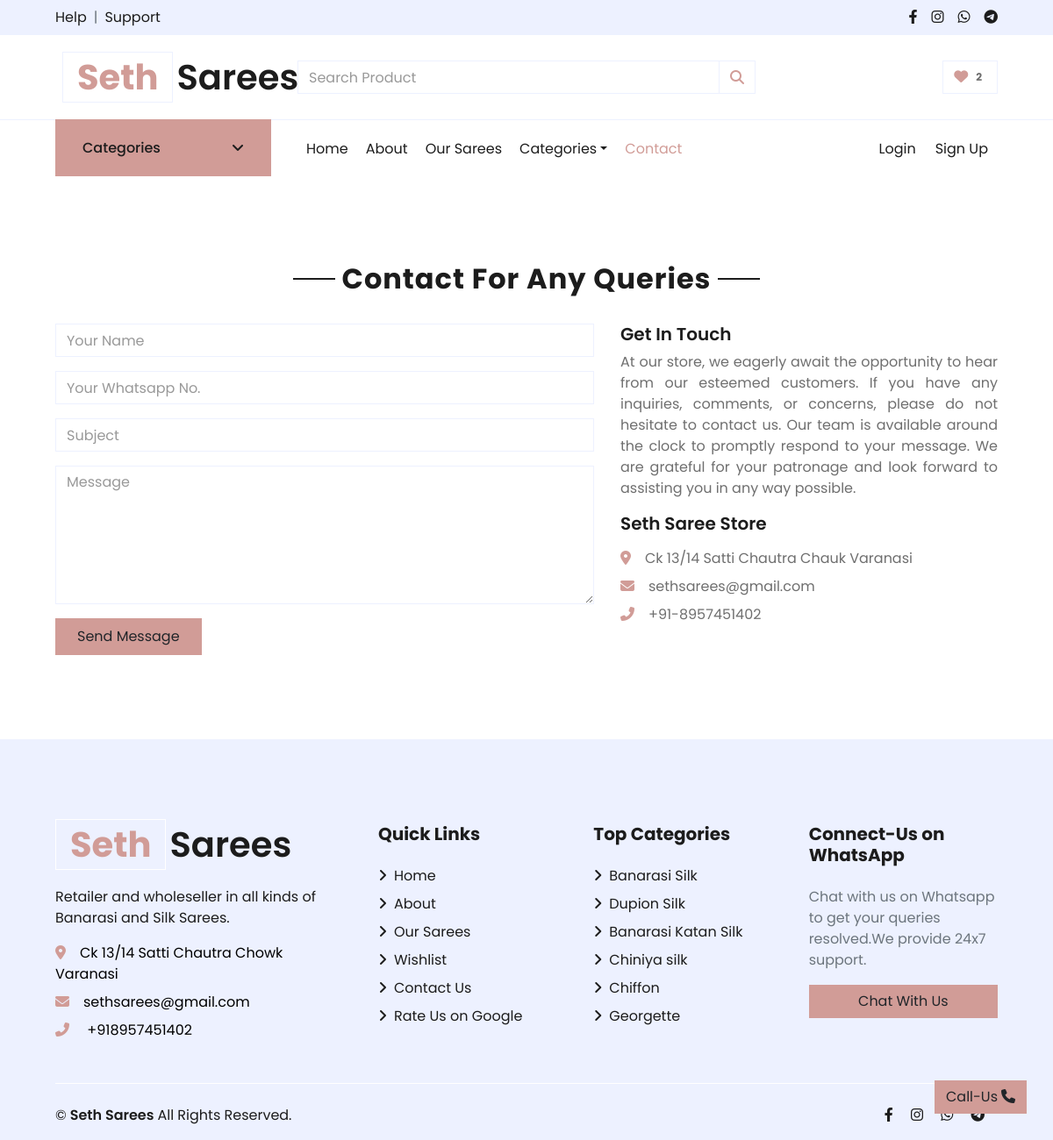
The app's page /contact with its own data.
### store/models/category.py (models this page shows, shortened)
class Category(models.Model):
    name = models.CharField(max_length=50)
    image = models.ImageField(default='',upload_to='uploads/category_img/')
    description = models.TextField( default='' , null=True , blank=True)
    def __str__(self):
        return self.name

### store/views/contact.py (the view, shortened to what this page needs)
# urls.py: path('contact',Contact_Page.as_view()),
class Contact_Page(View):
    def get(self, request):
        data = initial_data
        customer_id = request.session.get('customer')
        if customer_id:
            customer = Customer.objects.get(id=customer_id)
            data['wishlist_len'] = len(Wishlist.objects.filter(customer=customer_id))
        error_msg=None
        error_msg = request.GET.get('error_msg')
        data['error_msg'] = error_msg
        return render(request, 'contact.html', data)

### store/templates/contact.html (shortened to what this page needs)
{% extends 'base.html' %}
{% load static %}
{% block content %}
<div class="container-fluid pt-5">
    <div class="text-center mb-4" data-aos="fade-down">
        <h2 class="section-title px-5"><span class="px-2">Contact For Any Queries</span></h2>
    </div>
    <div class="row px-xl-5">
        <div class="col-lg-7 mb-5" data-aos="fade-up">
            <div class="contact-form">
                <form action="/contact" method="post" >
                    <div class="control-group">
                        <input type="text" class="form-control" name="name" placeholder="Your Name"
                            required="required" data-validation-required-message="Please enter your name" />
                    </div>
                    <div class="control-group">
                        <input type="text" class="form-control" name="whatsapp_number" placeholder="Your Whatsapp No."
                            required="required" data-validation-required-message="Please enter your Whatsapp No." />
                    </div>
                    <div class="control-group">
                        <input type="text" class="form-control" name="subject" placeholder="Subject"
                            required="required" data-validation-required-message="Please enter a subject" />
                    </div>
                    <div class="control-group">
                        <textarea class="form-control" rows="6" name="message" placeholder="Message"
                            required="required"
                            data-validation-required-message="Please enter your message"></textarea>
                    </div>
                    <div class="align-items-center">
                        <button class="btn btn-primary py-2 px-4 "  >Send Message</button>
                    </div>
                </form>
            </div>
        </div>
        <div class="col-lg-5 mb-5" data-aos="fade-up">
            <h5 class="font-weight-semi-bold mb-2">Get In Touch</h5>
            <p class="text-justify">At our store, we eagerly await the opportunity to hear from our esteemed customers. If you have any inquiries, comments, or concerns, please do not hesitate to contact us. Our team is available around the clock to promptly respond to your message. We are grateful for your patronage and look forward to assisting you in any way possible.</p>
            <div class="d-flex flex-column mb-3">
                <h5 class="font-weight-semi-bold mb-3">Seth Saree Store</h5>
                <p class="mb-2"><i class="fa fa-map-marker-alt text-primary mr-3"></i>Ck 13/14 Satti Chautra Chauk Varanasi</p>
                <p class="mb-2"><i class="fa fa-envelope text-primary mr-3"></i>sethsarees@gmail.com</p>
                <p class="mb-2"><i class="fa fa-phone-alt text-primary mr-3"></i>+91-8957451402</p>
            </div>
        </div>
    </div>
</div>
{% endblock content %}

### store/templates/base.html (shortened to what this page needs)
<!DOCTYPE html>
<html lang="en">
    {% load static %}
<head>
    <link rel="stylesheet" href="https://cdnjs.cloudflare.com/ajax/libs/font-awesome/6.2.1/css/all.min.css" />
    <link href="{% static './store/lib/owlcarousel/assets/owl.carousel.min.css' %}" rel="stylesheet">
    <link rel="stylesheet" href="https://unpkg.com/aos@next/dist/aos.css" />
    <link href="{% static './store/css/style.css' %}" rel="stylesheet">
</head>
<body>
    <div class="container-fluid">
        <div class="row bg-secondary py-2 px-xl-5">
            <div class="col-lg-6 d-none d-lg-block">
                <div class="d-inline-flex align-items-center">
                    <a class="text-dark" href="https://wa.me/{{phone_no}}?text=Hello,+I+needed+some+help+related+to+your+store">Help</a>
                    <span class="text-muted px-2">|</span>
                    <a class="text-dark" href="https://wa.me/{{phone_no}}?text=Hello,+I+needed+some+support+related+to+your+store">Support</a>
                </div>
            </div>
            <div class="col-lg-6 text-center text-lg-right">
                <div class="d-inline-flex align-items-center">
                    <a class="text-dark px-2" href="https://www.facebook.com/profile.php?id=100089091092224">
                        <i class="fab fa-facebook-f"></i>
                    </a>
                    <a class="text-dark px-2" href="https://www.instagram.com/seth_sarees/">
                        <i class="fab fa-instagram"></i>
                    </a>
                    <a class="text-dark px-2" href="https://wa.me/{{phone_no}}?text=Hello,+I+am+interested+in+knowing+more+about+your+Store">
                        <i class="fab fa-whatsapp"></i>
                    </a>
                    <a class="text-dark pl-2" href="">
                        <i class="fab fa-telegram"></i>
                    </a>
                </div>
            </div>
        </div>
        <div class="row align-items-center py-3 px-xl-5">
            <div class="col-lg-3 d-none d-lg-block">
                <a href='/' class="text-decoration-none">
                    <h1 class="m-2 display-5 font-weight-semi-bold"><span class="text-primary font-weight-bold border px-3 mr-1">Seth</span>Sarees</h1>
                </a>
            </div>
            <div class="col-lg-6 col-6 text-left">
                <form method="GET" action="/search" >
                    <div class="input-group">
                        <input type="text" class="form-control" placeholder="Search Product" name="search" id="search">
                        <div class="input-group-append">
                            <span class=" btn btn-primary input-group-text  bg-transparent text-primary">
                                <i class="fa fa-search"></i>
                            </span>
                        </div>
                    </div>
                </form>
            </div>
            <div class="col-lg-3 col-6 text-right">
                <a href="/wishlist?next={{ request.path }}" class="btn border">
                    <i class="fas fa-heart text-primary"></i>
                    <span class="badge">{{wishlist_len}}</span>
                </a>
            </div>
        </div>
    </div>
    <div class="container-fluid mb-5">
        <div class="row border-top px-xl-5">
            <div class="col-lg-3 d-none d-lg-block">
                <a class="btn shadow-none d-flex align-items-center justify-content-between bg-primary text-white w-100" data-toggle="collapse" href="#navbar-vertical" style="height: 65px; margin-top: -1px; padding: 0 30px;">
                    <h6 class="m-0">Categories</h6>
                    <i class="fa fa-angle-down text-dark"></i>
                </a>
            </div>
            <div class="col-lg-9">
                <nav class="navbar navbar-expand-lg bg-light navbar-light py-3 py-lg-0 px-0">
                    <div class="collapse navbar-collapse justify-content-between" id="navbarCollapse">
                        <div class="navbar-nav mr-auto py-0">
                            <a href="/" class="nav-item nav-link {% if request.path == '/' %}active{% endif %}">Home</a>
                            <a href="/about" class="nav-item nav-link {% if request.path == '/about' %}active{% endif %}">About</a>
                            <a href="/category" class="nav-item nav-link {% if request.path == '/category' %}active{% endif %}">Our Sarees</a>
                            <div class="nav-item dropdown">
                                <a href="#" class="nav-link dropdown-toggle" data-toggle="dropdown">Categories</a>
                            </div>
                            <a href="/contact" class="nav-item nav-link {% if request.path == '/contact' %}active{% endif %}">Contact</a>
                        </div>
                        <div class="navbar-nav ml-auto py-0">
                            {%if not request.session.customer%}
                            <span class="nav-item nav-link m-0 p-0">
                            <button type="button" class="btn text-dark btn-transparent nav-item nav-link" data-toggle="modal" data-target="#loginModal">Login
                            </button></span>
                            <span class="nav-item nav-link m-0 p-0">
                            <button type="button" class="btn text-dark btn-transparent nav-item nav-link" data-toggle="modal" data-target="#loginModalsignup">Sign Up
                            </button>       </span>
                            {%else%}
                            <a href="/logout?next={{ request.get_full_path|urlencode }}" class="nav-item nav-link">Logout</a>
                            {%endif%}
                        </div>
                    </div>
                </nav>
            </div>
        </div>
    </div>
        {%block content%}
        {%endblock%}
    <div class="container-fluid bg-secondary text-dark mt-5 pt-5">
        <div class="row px-xl-5 pt-5">
            <div class="col-lg-4 col-md-12 mb-5 pr-3 pr-xl-5">
                <a href="/" class="text-decoration-none">
                    <h1 class="mb-4 display-5 font-weight-semi-bold"><span class="text-primary font-weight-bold border border-white px-3 mr-1">Seth</span>Sarees</h1>
                </a>
                <p>Retailer and wholeseller in all kinds of Banarasi and Silk Sarees.</p>
                <p class="mb-2"><i class="fa fa-map-marker-alt text-primary mr-3"></i><a href="https://www.google.com/search?q=seth%20sarees&oq=seth&aqs=chrome.0.69i59j69i57j69i59j69i60j69i61l2j69i60.1882j0j4&sourceid=chrome&ie=UTF-8&tbs=lf:1,lf_ui:10&tbm=lcl&sxsrf=ALiCzsaSynD1unvd0ebaW9NJ0Fx-3SjwXA:1671827345404&rflfq=1&num=10&rldimm=527673046138865702&lqi=CgtzZXRoIHNhcmVlc0iz8qLwsq6AgAhaHRAAEAEYABgBIgtzZXRoIHNhcmVlcyoGCAIQABABkgEXZGVzaWduZXJfY2xvdGhpbmdfc3RvcmU&phdesc=J3chXqvknqQ&ved=2ahUKEwjjtbGYypD8AhVH03MBHdmAB1gQvS56BAgYEAE&sa=X&rlst=f#rlfi=hd:;si:527673046138865702,l,CgtzZXRoIHNhcmVlc0iz8qLwsq6AgAhaHRAAEAEYABgBIgtzZXRoIHNhcmVlcyoGCAIQABABkgEXZGVzaWduZXJfY2xvdGhpbmdfc3RvcmU,y,J3chXqvknqQ;mv:[[25.6578831,83.0200176],[25.2926608,82.8717667]];tbs:lrf:!1m4!1u3!2m2!3m1!1e1!2m1!1e3!3sIAE,lf:1,lf_ui:10" style="color:black;">{{address}}</a></p>
                <p class="mb-2"><i class="fa fa-envelope text-primary mr-3"></i><a href="mailto:someone@example.com" style="color:black;">{{email}}</a></p>
                <p class="mb-0"><i class="fa fa-phone-alt text-primary mr-3"></i><a href="tel:+{{phone_no}}" style="color:black;"> +{{phone_no}}</a></p>
            </div>
            <div class="col-lg-8 col-md-12">
                <div class="row">
                    <div class="col-md-4 mb-5">
                        <h5 class="font-weight-bold text-dark mb-4">Quick Links</h5>
                        <div class="d-flex flex-column justify-content-start">
                            <a class="text-dark mb-2" href="/"><i class="fa fa-angle-right mr-2"></i>Home</a>
                            <a class="text-dark mb-2" href="/about"><i class="fa fa-angle-right mr-2"></i>About</a>
                            <a class="text-dark mb-2" href="/category"><i class="fa fa-angle-right mr-2"></i>Our Sarees</a>
                            <a class="text-dark mb-2" href="checkout.html"><i class="fa fa-angle-right mr-2"></i>Wishlist</a>
                            <a class="text-dark mb-2" href="/contact"><i class="fa fa-angle-right mr-2"></i>Contact Us</a>
                            <a class="text-dark mb-2" href="https://www.google.com/search?q=seth%20sarees&oq=seth+sarees&aqs=chrome..69i57j69i59j69i61l3.2280j0j4&sourceid=chrome&ie=UTF-8&tbs=lrf:!1m4!1u3!2m2!3m1!1e1!2m1!1e3!3sIAE,lf:1,lf_ui:10&tbm=lcl&sxsrf=ALiCzsb6kLBLebcYjMVq3ZZjTXegQRwJRQ:1671576707763&rflfq=1&num=10&rldimm=527673046138865702&lqi=CgtzZXRoIHNhcmVlc0iz8qLwsq6AgAhaHRAAEAEYABgBIgtzZXRoIHNhcmVlcyoGCAIQABABkgEXZGVzaWduZXJfY2xvdGhpbmdfc3RvcmU&phdesc=J3chXqvknqQ&ved=2ahUKEwjQ5oW_pIn8AhVywXMBHfXHBNoQvS56BAgeEAE&sa=X&rlst=f#lrd=0x398e2e1ed9ad1ce9:0x752abd6f8a7c826,3,,,&rlfi=hd:;si:527673046138865702,l,CgtzZXRoIHNhcmVlc0iz8qLwsq6AgAhaHRAAEAEYABgBIgtzZXRoIHNhcmVlcyoGCAIQABABkgEXZGVzaWduZXJfY2xvdGhpbmdfc3RvcmU,y,J3chXqvknqQ;mv:[[25.6592943,83.033485],[25.2677299,82.87100439999999]];tbs:lrf:!1m4!1u3!2m2!3m1!1e1!2m1!1e3!3sIAE,lf:1,lf_ui:10"><i class="fa fa-angle-right mr-2"></i>Rate Us on Google</a>
                        </div>
                    </div>
                    <div class="col-md-4 mb-5">
                        <h5 class="font-weight-bold text-dark mb-4">Top Categories</h5>
                        <div class="d-flex flex-column justify-content-start">
                            {% for category in categories|slice:":6" %}
                            <a class="text-dark mb-2" href="/category?category={{category.id}}"><i class="fa fa-angle-right mr-2"></i>{{category}}</a>
                            {% endfor %}
                        </div>
                    </div>
                    <div class="col-md-4 mb-3" >
                        <h5 class="font-weight-bold text-dark mb-4">Connect-Us on WhatsApp</h5>
                        <div class="d-flex flex-column ">
                            <p class=text-muted>Chat with us on Whatsapp to get your queries resolved.We provide 24x7 support.</p>
                            <a href="https://wa.me/{{phone_no}}?text=Hello,+I+am+interested+in+knowing+more+about+your+Store" class="btn btn-primary px-3 w-100">Chat With Us</a>
                        </div>
                    </div>
                </div>
            </div>
        </div>
        <div class="row border-top border-light mx-xl-5 pt-4">
            <div class="col-md-6 px-xl-0">
                <p class="mb-md-0 text-center text-md-left text-dark">
                    <div class=" d-flex align-items-center">
                        &copy; <a class="px-1 text-dark font-weight-semi-bold" href="#">Seth Sarees</a> All Rights Reserved.
                    </div>
                </p>
            </div>
            <div class="col-md-6 px-xl-0">
                <div class="col  text-center  text-sm-right ">
                        <a class="text-dark px-2" href="https://www.facebook.com/profile.php?id=100089091092224">
                            <i class="fab fa-facebook-f"></i>
                        </a>
                        <a class="text-dark px-2" href="https://www.instagram.com/seth_sarees/">
                            <i class="fab fa-instagram"></i>
                        </a>
                        <a class="text-dark px-2" href="https://wa.me/{{phone_no}}?text=Hello,+I+am+interested+in+knowing+more+about+your+Store">
                            <i class="fab fa-whatsapp"></i>
                        </a>
                        <a class="text-dark pl-2" href="">
                            <i class="fab fa-telegram"></i>
                        </a>
                </div>
            </div>
        </div>
    </div>
    <a href="tel:+{{phone_no}}"  class="btn btn-primary back-to-top">Call-Us <span class="pl-1"><i class="fa fa-phone" ></i></span></a>
</body>

### records on screen
Category: name "Banarasi Silk"
Category: name "Dupion Silk"
Category: name "Banarasi Katan Silk"
Category: name "Chiniya silk"
Category: name "Chiffon"
Category: name "Georgette"

### other values on screen
{{ wishlist_len }} "2"
{{ address }} "Ck 13/14 Satti Chautra Chowk Varanasi"
{{ email }} "sethsarees@gmail.com"
{{ phone_no }} "918957451402"
